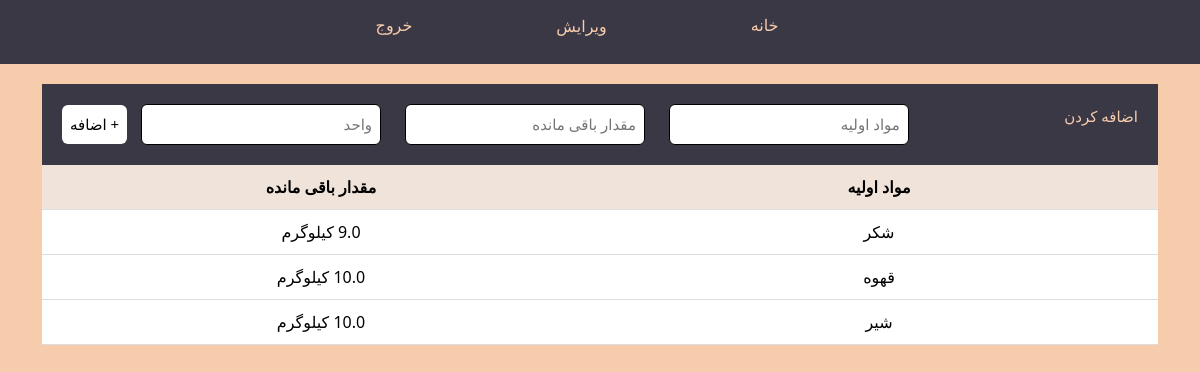
The page /storage/ on the database as committed earlier.
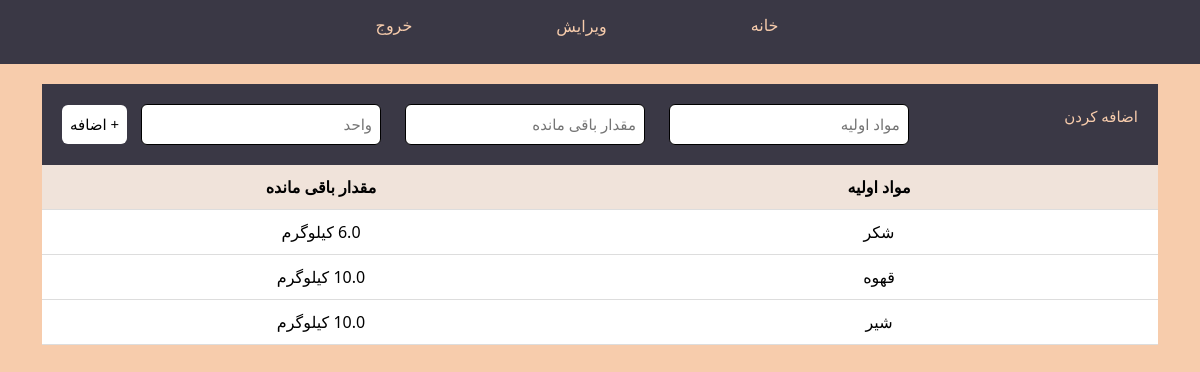
The same page on the database as committed later.
### accounts/models.py (models this page shows, shortened)
class Storage(models.Model):
    name = models.CharField(max_length=255, unique=True)
    amount = models.FloatField(default=0)
    unit = models.CharField(max_length=50)

### accounts/views.py (the view, shortened to what this page needs)
# urls.py: path("storage/", views.storage_view, name="storage"),
def storage_view(request):
    return render(request, "accounts/storage.html", {"storages": Storage.objects.all()})

### accounts/templates/accounts/storage.html (shortened to what this page needs)
<!DOCTYPE html>
<html lang="fa" dir="rtl">
<head>
    <link href='https://unpkg.com/css.gg@2.0.0/icons/css/enter.css' rel='stylesheet'>
    <link href='https://unpkg.com/css.gg@2.0.0/icons/css/shopping-cart.css' rel='stylesheet'>
    <link href='https://unpkg.com/css.gg@2.0.0/icons/css/check-r.css' rel='stylesheet'>
    <link href='https://unpkg.com/css.gg@2.0.0/icons/css/menu.css' rel='stylesheet'>
    <link href='https://unpkg.com/css.gg@2.0.0/icons/css/home-alt.css' rel='stylesheet'>
    <link href="https://cdn.jsdelivr.net/npm/bootstrap@5.3.3/dist/css/bootstrap.min.css" rel="stylesheet">
    <link href="https://getbootstrap.com/docs/5.3/assets/css/docs.css" rel="stylesheet">
</head>
<body>
    <div class="navbar lalezar-regular">
        <nav>
            <ul>
                <li>
                    <div class="icon-label"><a href="{% url 'home' %}" class="name" > خانه </a></div>
                </li>
                <li class="dropdown">
                    <div class="icon-label" id="item1"><button class="dropbtn" >ویرایش</button></div>
                </li>
                <li>
                    <div class="icon-label" id="item2"><a href="{% url 'logout' %}" class="name" style="margin-left: 100px;">خروج</a></div>
                </li>
            </ul>
        </nav>
    </div>
    <div class="container">
        <div class="table">
            <form method="post" class="table_header">
                <p>اضافه کردن</p>
                <div>
                    <input id="ingr" name="name" placeholder="مواد اولیه"/>
                    <input id="left" name="amount" placeholder="مقدار باقی مانده"/>
                    <input id="unit" name="unit" placeholder="واحد"/>
                    <button class="add_new" type="submit">+ اضافه</button>
                </div>
            </form>
            <div class="table_section">
                <table id="outputTable">
                    <thead>
                        <tr>
                             <th>مواد اولیه</th>
                            <th>مقدار باقی مانده</th>
                        </tr>
                    </thead>
                    <tbody>
                        {% for storage in storages %}
                            <tr>
                                <td>{{ storage.name }}</td>
                                <td>{{ storage.amount }} {{ storage.unit }}</td>
                            </tr>
                        {% empty %}
                            <tr style="text-align: center;">
                                <td colspan="3">هیچ ماده‌اولیه‌ای وارد نشده‌است</td>
                            </tr>
                        {% endfor %}
                    </tbody>
                </table>
            </div>
        </div>
    </div>

Rows that differ between the two databases and show on the page:
changed Storage "شکر": amount "9.0" → "6.0"
